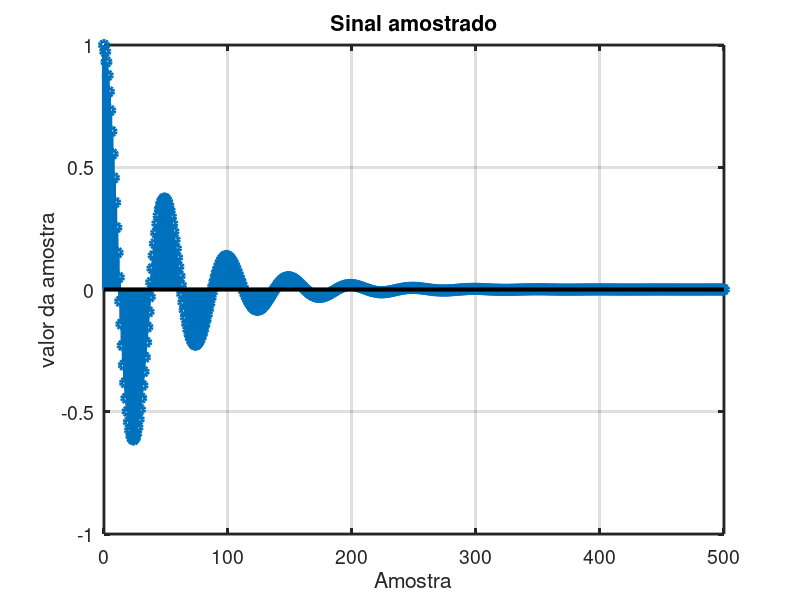
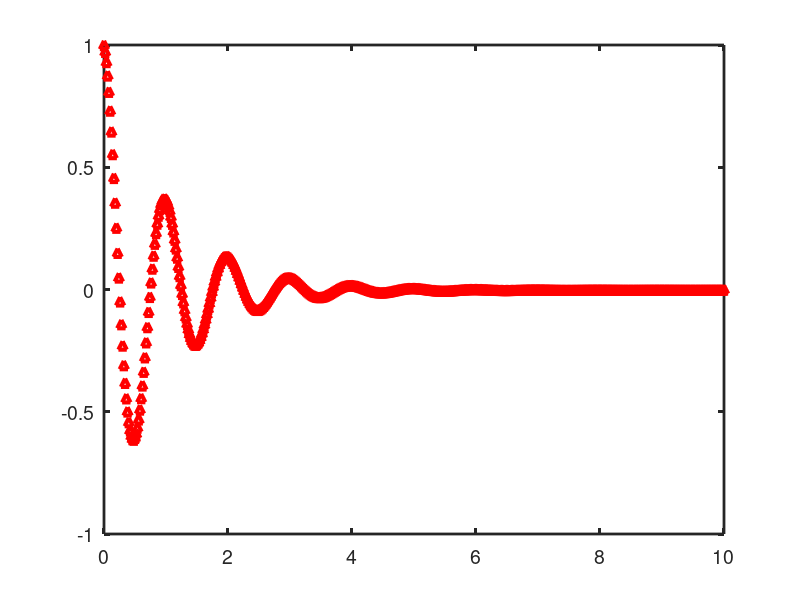

Reproduce these figures in MATLAB, in order. (Note: this script raises an error after producing the figures.)
%%%%%%%%%%%%%%%%%%%%%%%%%%%%%%%%%%%%%%%%%%%%%%%%%%%%%%%%%%%%%%%%%%%%%%% 0 - Boas práticasclear all;                        % apaga todas as variáveisclose all;                        % fechar as figurasclc;                              % limpa o ambiente de simulação%%% pacotes que contém comandos importantespkg load signal                   % somente para o Octavepkg load control                  % somente para o Octave %%%%%%%%%%%%%%%%%%%%%%%%%%%%%%%%%%%%%%%%%%%%%%%%%%%%%%%%%%%%%%%%%%%%%%% 1 - Função de transferência em Z%%% Numerador ==> z^2 - z e^{-aT} cos (wT)%%% Denominador ==>  z^2 - 2 z e^{-aT} cos (wT) +  e^{-2aT}%%% Tempo --> y(t) = e^{-akT} cos(wkT)%%% Parâmetros% 1 -  T : taxa de amostragem% 2 -  w : frequência angular do sinal --> 2 pi f = w% 3 -  a : expoente da exponencial% 4 -  k : índice da amostra%%% Atribuindo valoresNp = 10;           % número de períodosf  = 1;            % sinal tem frequência de 1Hzw  = 2*pi*f;       % frequência angularTo = 1/f;          % período do sinalfs = 50;           % frequência de amostragem acima do mínimo T  = 1/fs;         % período de amostragema  = 1;            % constante de tempo da exponencial (!)k  = [0:1:Np*fs];  % índice de cada amostra (tempo)%%% Modelo matemático no domínio do tempoy  = @(w,T,k,a)   exp(-a*k*T).*cos(w*k*T);%%% gerar o sinal no tempo (discreto e amostrado)yk = y(w,T,k,a) %%% Visualizar o resultadofigure(1)stem(k,yk); title('Sinal amostrado');xlabel('Amostra')ylabel('valor da amostra')grid%%% Qualidade do gráficoset(findall(gcf,'Type','line'),'LineWidth',3);set(gca,'FontSize',14,'LineWidth',2);%%% Modelo matemático da finção no domínio Z - Y(z)%%% Numerador ==> z^2 - z e^{-aT} cos (wT) + 0%%% Denominador ==>  z^2 - 2 z e^{-aT} cos (wT) +  e^{-2aT}N = [1 -exp(-a*T)*cos(w*T) 0];D = [1 -2*exp(-a*T)*cos(w*T) exp(-2*a*T)];Yz = tf(N,D,T);##Transfer function 'Yz' from input 'u1' to output ...####         z^2 + 0.9979 z## y1:  ---------------------##      z^2 - 1.996 z + 0.996####Sampling time: 0.02 s##Discrete-time model.figure(2)%  -- Function File: [X, T] = impz (B, A, N, FS)%%% Sintese do sinal no tempo - sintetizadorimpz(N,D,length(k),fs);%%% Qualidade do gráficoset(findall(gcf,'Type','line'),'LineWidth',3);set(gca,'FontSize',14,'LineWidth',2);%%% O que é importante de Yz%%% 1 - Grau do numerador          : 2%%% 2 - Grau do denominador        : 2%%% 3 - Coeficientes do numerador  : [1 -0.9979 0]%%% 4 - Coeficientes do denominador: [1 -1.9960 0.996]%%% Quantos valores são necessários? 6 valores !!!%%% Conclusão: compactação do número de pontos.%%%%%%%%%%%%%%%%%%%%%%%%%%%%%%%%%%%%%%%%%%%%%%%%%%%%%%%%%%%%%%%%%%%%%%% 2 - Analisando uma vogal - /a/[ak,fs] = audioread ('a.wav'); %%%%%%%%%%%%%%%%%%%%%%%%%%%%%%%%%%%%%%%%%%%%%%%%%%%%%%%%%%%%%%%%%%%%%%% 3 - Sintetizando o sinal sem o comando impz##>> Yz####Transfer function 'Yz' from input 'u1' to output ...####          1 - 0.9725 z^{-1}              Y(z)## y1:  ------------------------------- = ------##      1 - 1.945 z^{-1} + 0.9608z^{-2}    X(z)####Sampling time: 0.02 s##Discrete-time model.%%% Y(z): saída do sistema%%% X(z): entrada do sistema%%% Anti transformada Z de Y(z) - equação de diferenças%%% y(n) =  1.945 y(n-1) - 0.9608 y(n-2) + x(n) - 0.9725 x(n-1)%%% Gerar a entrada impusilva do sistema - impulso digitalx = [1 zeros(1,length(k)-1)];%%% Valores iniciais das variáveisya  = 0;y2a = 0;xa  = 0;for k = 1 : 500    yk(k) =  1.945*ya - 0.9608*y2a + x(k) - 0.9725*xa;    %% Atualizar as variáveis    y2a  = ya;  ya   = yk(k);  xa   = x(k);  end%%% Visualizar o resultadofigure(3)stem(yk); title('Sinal amostrado');xlabel('Amostra')ylabel('valor da amostra')grid%%% Qualidade do gráficoset(findall(gcf,'Type','line'),'LineWidth',3);set(gca,'FontSize',14,'LineWidth',2);